Frame 1 (no input): blank canvas, image omitted
Frame 60 (the mouse pressed at the canvas centre just before this capture): blank canvas, image omitted
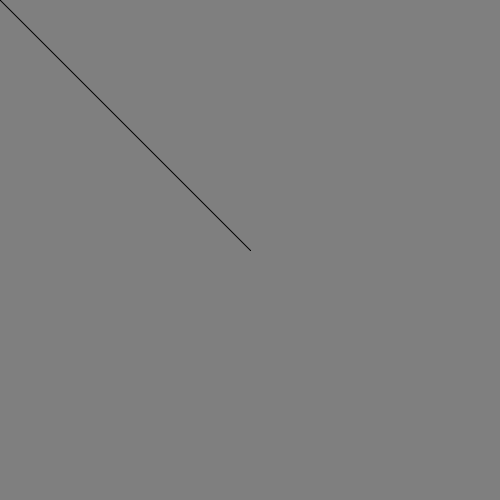
Frame 120 (the mouse held since frame 60 and released just before this capture)

The Processing sketch whose frames 1 and 60 were blank and that drew this single picture after the mouse press (run headless with seeded random() and noise(); from frame 60 on, the mouse is pressed at the canvas centre):

// Processing sketch: ejercicio_3
// ── ejercicio_3.pde
/*
practica 2 ejercicio 3
*/

void setup(){
  size(500,500);
  background(127);
}

void draw(){
  
  line(mouseX, mouseY, pmouseX, pmouseY );
}
